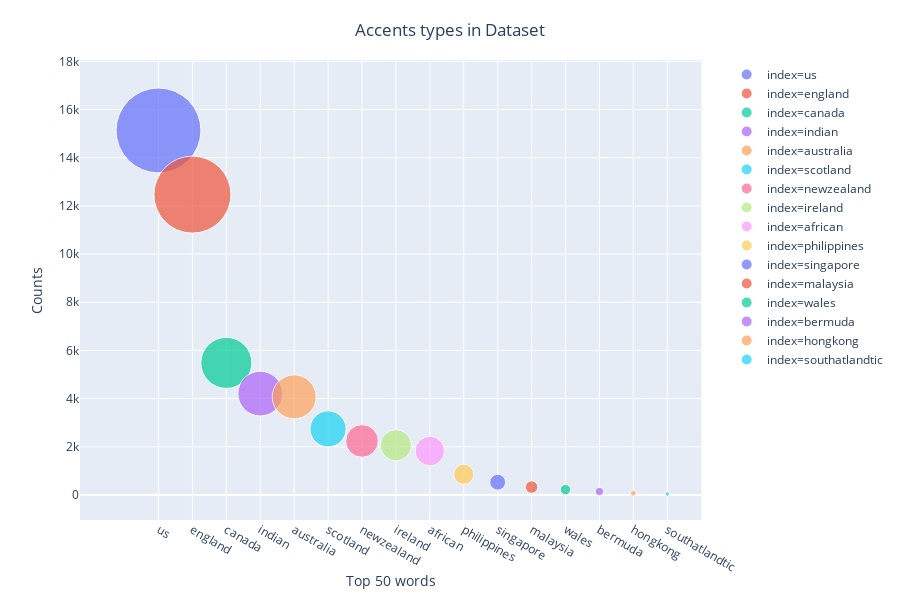

The code cell stored with this chart in its notebook:
### Code cell
plot_plotly(df, 'index', 'accent', 'Accents types in Dataset')

### Figure 1 — Plotly figure (JSON) as saved in the notebook; plotly's stock layout.template omitted (floating-point values rounded to 4 significant figures)
{"data": [{"hoverlabel": {"namelength": 0}, "hovertemplate": "index=%{x}<br>accent=%{marker.size}", "legendgroup": "index=us", "marker": {"color": "#636efa", "size": [15132], "sizemode": "area", "sizeref": 4.203, "symbol": "circle"}, "mode": "markers", "name": "index=us", "showlegend": true, "type": "scatter", "x": ["us"], "xaxis": "x", "y": [15132], "yaxis": "y"}, {"hoverlabel": {"namelength": 0}, "hovertemplate": "index=%{x}<br>accent=%{marker.size}", "legendgroup": "index=england", "marker": {"color": "#EF553B", "size": [12468], "sizemode": "area", "sizeref": 4.203, "symbol": "circle"}, "mode": "markers", "name": "index=england", "showlegend": true, "type": "scatter", "x": ["england"], "xaxis": "x", "y": [12468], "yaxis": "y"}, {"hoverlabel": {"namelength": 0}, "hovertemplate": "index=%{x}<br>accent=%{marker.size}", "legendgroup": "index=canada", "marker": {"color": "#00cc96", "size": [5484], "sizemode": "area", "sizeref": 4.203, "symbol": "circle"}, "mode": "markers", "name": "index=canada", "showlegend": true, "type": "scatter", "x": ["canada"], "xaxis": "x", "y": [5484], "yaxis": "y"}, {"hoverlabel": {"namelength": 0}, "hovertemplate": "index=%{x}<br>accent=%{marker.size}", "legendgroup": "index=indian", "marker": {"color": "#ab63fa", "size": [4209], "sizemode": "area", "sizeref": 4.203, "symbol": "circle"}, "mode": "markers", "name": "index=indian", "showlegend": true, "type": "scatter", "x": ["indian"], "xaxis": "x", "y": [4209], "yaxis": "y"}, {"hoverlabel": {"namelength": 0}, "hovertemplate": "index=%{x}<br>accent=%{marker.size}", "legendgroup": "index=australia", "marker": {"color": "#FFA15A", "size": [4073], "sizemode": "area", "sizeref": 4.203, "symbol": "circle"}, "mode": "markers", "name": "index=australia", "showlegend": true, "type": "scatter", "x": ["australia"], "xaxis": "x", "y": [4073], "yaxis": "y"}, {"hoverlabel": {"namelength": 0}, "hovertemplate": "index=%{x}<br>accent=%{marker.size}", "legendgroup": "index=scotland", "marker": {"color": "#19d3f3", "size": [2743], "sizemode": "area", "sizeref": 4.203, "symbol": "circle"}, "mode": "markers", "name": "index=scotland", "showlegend": true, "type": "scatter", "x": ["scotland"], "xaxis": "x", "y": [2743], "yaxis": "y"}, {"hoverlabel": {"namelength": 0}, "hovertemplate": "index=%{x}<br>accent=%{marker.size}", "legendgroup": "index=newzealand", "marker": {"color": "#FF6692", "size": [2243], "sizemode": "area", "sizeref": 4.203, "symbol": "circle"}, "mode": "markers", "name": "index=newzealand", "showlegend": true, "type": "scatter", "x": ["newzealand"], "xaxis": "x", "y": [2243], "yaxis": "y"}, {"hoverlabel": {"namelength": 0}, "hovertemplate": "index=%{x}<br>accent=%{marker.size}", "legendgroup": "index=ireland", "marker": {"color": "#B6E880", "size": [2062], "sizemode": "area", "sizeref": 4.203, "symbol": "circle"}, "mode": "markers", "name": "index=ireland", "showlegend": true, "type": "scatter", "x": ["ireland"], "xaxis": "x", "y": [2062], "yaxis": "y"}, {"hoverlabel": {"namelength": 0}, "hovertemplate": "index=%{x}<br>accent=%{marker.size}", "legendgroup": "index=african", "marker": {"color": "#FF97FF", "size": [1824], "sizemode": "area", "sizeref": 4.203, "symbol": "circle"}, "mode": "markers", "name": "index=african", "showlegend": true, "type": "scatter", "x": ["african"], "xaxis": "x", "y": [1824], "yaxis": "y"}, {"hoverlabel": {"namelength": 0}, "hovertemplate": "index=%{x}<br>accent=%{marker.size}", "legendgroup": "index=philippines", "marker": {"color": "#FECB52", "size": [858], "sizemode": "area", "sizeref": 4.203, "symbol": "circle"}, "mode": "markers", "name": "index=philippines", "showlegend": true, "type": "scatter", "x": ["philippines"], "xaxis": "x", "y": [858], "yaxis": "y"}, {"hoverlabel": {"namelength": 0}, "hovertemplate": "index=%{x}<br>accent=%{marker.size}", "legendgroup": "index=singapore", "marker": {"color": "#636efa", "size": [530], "sizemode": "area", "sizeref": 4.203, "symbol": "circle"}, "mode": "markers", "name": "index=singapore", "showlegend": true, "type": "scatter", "x": ["singapore"], "xaxis": "x", "y": [530], "yaxis": "y"}, {"hoverlabel": {"namelength": 0}, "hovertemplate": "index=%{x}<br>accent=%{marker.size}", "legendgroup": "index=malaysia", "marker": {"color": "#EF553B", "size": [327], "sizemode": "area", "sizeref": 4.203, "symbol": "circle"}, "mode": "markers", "name": "index=malaysia", "showlegend": true, "type": "scatter", "x": ["malaysia"], "xaxis": "x", "y": [327], "yaxis": "y"}, {"hoverlabel": {"namelength": 0}, "hovertemplate": "index=%{x}<br>accent=%{marker.size}", "legendgroup": "index=wales", "marker": {"color": "#00cc96", "size": [224], "sizemode": "area", "sizeref": 4.203, "symbol": "circle"}, "mode": "markers", "name": "index=wales", "showlegend": true, "type": "scatter", "x": ["wales"], "xaxis": "x", "y": [224], "yaxis": "y"}, {"hoverlabel": {"namelength": 0}, "hovertemplate": "index=%{x}<br>accent=%{marker.size}", "legendgroup": "index=bermuda", "marker": {"color": "#ab63fa", "size": [144], "sizemode": "area", "sizeref": 4.203, "symbol": "circle"}, "mode": "markers", "name": "index=bermuda", "showlegend": true, "type": "scatter", "x": ["bermuda"], "xaxis": "x", "y": [144], "yaxis": "y"}, {"hoverlabel": {"namelength": 0}, "hovertemplate": "index=%{x}<br>accent=%{marker.size}", "legendgroup": "index=hongkong", "marker": {"color": "#FFA15A", "size": [71], "sizemode": "area", "sizeref": 4.203, "symbol": "circle"}, "mode": "markers", "name": "index=hongkong", "showlegend": true, "type": "scatter", "x": ["hongkong"], "xaxis": "x", "y": [71], "yaxis": "y"}, {"hoverlabel": {"namelength": 0}, "hovertemplate": "index=%{x}<br>accent=%{marker.size}", "legendgroup": "index=southatlandtic", "marker": {"color": "#19d3f3", "size": [41], "sizemode": "area", "sizeref": 4.203, "symbol": "circle"}, "mode": "markers", "name": "index=southatlandtic", "showlegend": true, "type": "scatter", "x": ["southatlandtic"], "xaxis": "x", "y": [41], "yaxis": "y"}], "layout": {"height": 600, "legend": {"itemsizing": "constant", "tracegroupgap": 0}, "margin": {"t": 60}, "title": {"text": "Accents types in Dataset", "x": 0.5, "xanchor": "center", "y": 0.96, "yanchor": "top"}, "xaxis": {"anchor": "y", "categoryarray": ["us", "england", "canada", "indian", "australia", "scotland", "newzealand", "ireland", "african", "philippines", "singapore", "malaysia", "wales", "bermuda", "hongkong", "southatlandtic"], "categoryorder": "array", "domain": [0, 0.98], "title": {"text": "Top 50 words"}}, "yaxis": {"anchor": "x", "domain": [0, 1], "title": {"text": "Counts"}}}}
